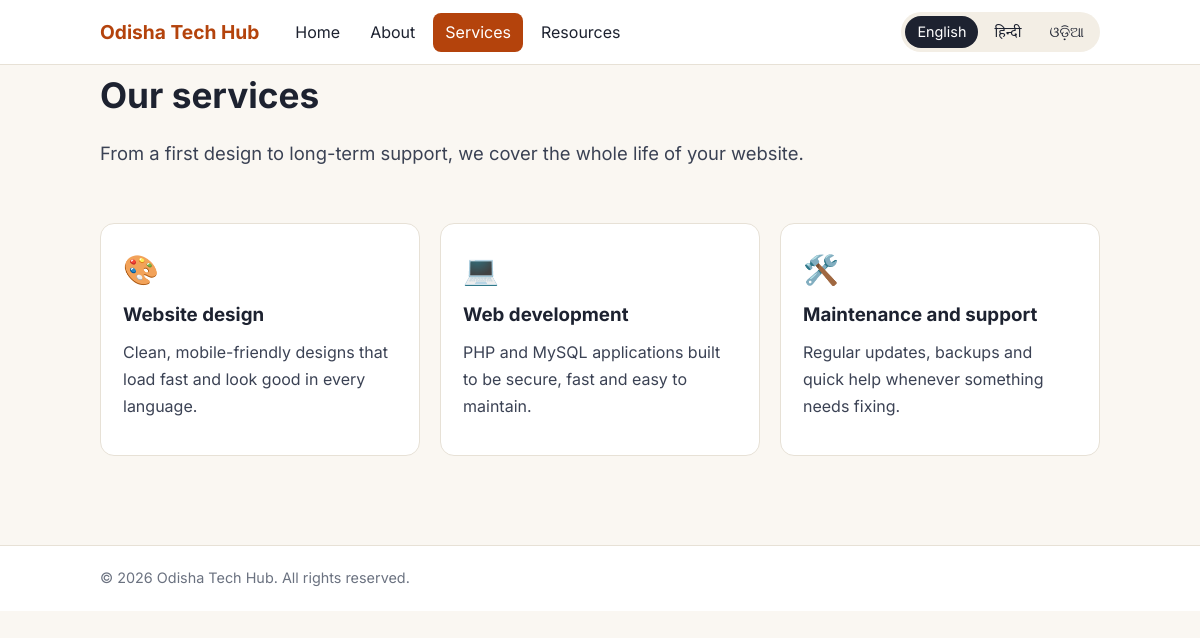
/services.php, run on the app's committed database.
### tables this page shows
CREATE TABLE languages (
  code        VARCHAR(5)   NOT NULL,
  name        VARCHAR(50)  NOT NULL,
  native_name VARCHAR(50)  NOT NULL,
  is_active   TINYINT(1)   NOT NULL DEFAULT 1,
  sort_order  INT          NOT NULL DEFAULT 0,
  PRIMARY KEY (code)
);

CREATE TABLE services (
  id         INT         NOT NULL AUTO_INCREMENT,
  icon       VARCHAR(10) NOT NULL DEFAULT '',
  sort_order INT         NOT NULL DEFAULT 0,
  is_active  TINYINT(1)  NOT NULL DEFAULT 1,
  PRIMARY KEY (id)
);

### includes/i18n.php (called while the page is built, shortened)
<?php
function active_languages(): array
{
    static $langs = null;
    if ($langs === null) {
        $rows  = db()->query(
            "SELECT code, name, native_name FROM languages WHERE is_active = 1 ORDER BY sort_order"
        )->fetchAll();
        $langs = [];
        foreach ($rows as $r) {
            $langs[$r['code']] = $r;
        }
    }
    return $langs;
}
function is_valid_lang(?string $code): bool
{
    return $code !== null && isset(active_languages()[$code]);
}
function detect_browser_lang(): ?string
{
    $header = $_SERVER['HTTP_ACCEPT_LANGUAGE'] ?? '';
    foreach (explode(',', $header) as $part) {
        $code = strtolower(substr(trim(explode(';', $part)[0]), 0, 2));
        if (is_valid_lang($code)) {
            return $code;
        }
    }
    return null;
}
function init_language(): string
{
    $browser = detect_browser_lang();
    if ($browser !== null) {
        return $browser;
    }
    return is_valid_lang(DEFAULT_LANG) ? DEFAULT_LANG : (string) array_key_first(active_languages());
}
function current_lang(): string
{
    return $GLOBALS['CURRENT_LANG'];
}
function lang_url(string $code): string
{
    $path  = parse_url($_SERVER['REQUEST_URI'], PHP_URL_PATH) ?: '/';
    $query = $_GET;
    $query['lang'] = $code;
    return $path . '?' . http_build_query($query);
}
function ui_strings(): array
{
    static $strings = null;
    if ($strings === null) {
        $lang = current_lang();
        $stmt = db()->prepare("SELECT t_key, t_value FROM ui_translations WHERE lang_code = ?");
        $stmt->execute([DEFAULT_LANG]);
        $strings = array_column($stmt->fetchAll(), 't_value', 't_key');
    }
    return $strings;
}
function h(?string $value): string
{
    return htmlspecialchars((string) $value, ENT_QUOTES | ENT_SUBSTITUTE, 'UTF-8');
}
function t(string $key): string
{
    $strings = ui_strings();
    return h($strings[$key] ?? $key);
}
function get_page(string $slug): ?array
{
    $sql = "SELECT p.slug,
                   COALESCE(t.title, f.title)                     AS title,
                   COALESCE(t.meta_description, f.meta_description) AS meta_description,
                   COALESCE(t.body, f.body)                       AS body
            FROM pages p
            LEFT JOIN page_translations t ON t.page_id = p.id AND t.lang_code = :lang
            LEFT JOIN page_translations f ON f.page_id = p.id AND f.lang_code = :fallback
            WHERE p.slug = :slug";
    $stmt = db()->prepare($sql);
    $stmt->execute([':lang' => current_lang(), ':fallback' => DEFAULT_LANG, ':slug' => $slug]);
    return $stmt->fetch() ?: null;
}
function get_services(): array
{
    $sql = "SELECT s.id, s.icon,
                   COALESCE(t.title, f.title)             AS title,
                   COALESCE(t.description, f.description) AS description
            FROM services s
            LEFT JOIN service_translations t ON t.service_id = s.id AND t.lang_code = :lang
            LEFT JOIN service_translations f ON f.service_id = s.id AND f.lang_code = :fallback
            WHERE s.is_active = 1
            ORDER BY s.sort_order";
    $stmt = db()->prepare($sql);
    $stmt->execute([':lang' => current_lang(), ':fallback' => DEFAULT_LANG]);
    return $stmt->fetchAll();
}

### includes/db.php (called while the page is built)
<?php
function db(): PDO
{
    static $pdo = null;
    if ($pdo === null) {
        $dsn = 'mysql:host=' . DB_HOST . ';dbname=' . DB_NAME . ';charset=utf8mb4';
        $pdo = new PDO($dsn, DB_USER, DB_PASS, [
            PDO::ATTR_ERRMODE            => PDO::ERRMODE_EXCEPTION,
            PDO::ATTR_DEFAULT_FETCH_MODE => PDO::FETCH_ASSOC,
            PDO::ATTR_EMULATE_PREPARES   => false,
        ]);
        $pdo->exec("SET NAMES utf8mb4 COLLATE utf8mb4_unicode_ci");
    }
    return $pdo;
}

### includes/bootstrap.php (called while the page is built, shortened)
<?php
require_once __DIR__ . '/db.php';
require_once __DIR__ . '/i18n.php';
$GLOBALS['CURRENT_LANG'] = init_language();

### services.php (the view, shortened to what this page needs)
<?php
require_once __DIR__ . '/includes/bootstrap.php';
$page = get_page('services');
$services = get_services();
require __DIR__ . '/includes/header.php';
?>
<section class="page-head">
  <h1><?= h($page['title'] ?? '') ?></h1>
  <p class="lead"><?= h($page['body'] ?? '') ?></p>
</section>
<section class="grid">
  <?php foreach ($services as $s): ?>
    <article class="card">
      <div class="icon" aria-hidden="true"><?= h($s['icon']) ?></div>
      <h3><?= h($s['title']) ?></h3>
      <p><?= h($s['description']) ?></p>
    </article>
  <?php endforeach; ?>
</section>
<?php require __DIR__ . '/includes/footer.php'; ?>

### includes/header.php (shortened to what this page needs)
<?php
$lang        = current_lang();
$currentFile = basename($_SERVER['SCRIPT_NAME']);
$navItems    = [
    'index.php'     => 'nav_home',
    'about.php'     => 'nav_about',
    'services.php'  => 'nav_services',
    'resources.php' => 'nav_resources',
];
$activeFile = ($currentFile === 'article.php') ? 'resources.php' : $currentFile;
?>
<!DOCTYPE html>
<html lang="<?= h($lang) ?>">
<head>
  <title><?= h($pageTitle ?? '') ?> | <?= h(ui_strings()['site_name'] ?? 'Site') ?></title>
  <link rel="stylesheet" href="assets/style.css">
</head>
<body class="lang-<?= h($lang) ?>">
<header class="site-header">
  <div class="container header-inner">
    <a class="brand" href="index.php"><?= t('site_name') ?></a>
    <nav class="main-nav" aria-label="Main">
      <?php foreach ($navItems as $file => $key): ?>
        <a href="<?= h($file) ?>"<?= $file === $activeFile ? ' class="active" aria-current="page"' : '' ?>><?= t($key) ?></a>
      <?php endforeach; ?>
    </nav>
    <div class="lang-switch" role="group" aria-label="<?= t('language') ?>">
      <?php foreach (active_languages() as $code => $info): ?>
        <a href="<?= h(lang_url($code)) ?>"
           hreflang="<?= h($code) ?>" lang="<?= h($code) ?>"
           class="<?= $code === $lang ? 'current' : '' ?>"
           <?= $code === $lang ? 'aria-current="true"' : '' ?>><?= h($info['native_name']) ?></a>
      <?php endforeach; ?>
    </div>
  </div>
</header>
<main class="container">

### assets/style.css (style rules this page uses)
:root { --bg: #faf7f2; --ink: #1d2230; --muted: #6b7280; --accent: #b4430c; --accent-dark: #8f3409; --card: #ffffff; --line: #e7e1d6; --ok-bg: #e8f5ec; --ok-ink: #1d6b3a; --err-bg: #fdecec; --err-ink: #a12626; }
* { box-sizing: border-box; }
html { scroll-behavior: smooth; }
body { margin: 0; background: var(--bg); color: var(--ink); font-family: 'Inter', 'Noto Sans Devanagari', 'Noto Sans Odia', system-ui, sans-serif; line-height: 1.7; }
.container { max-width: 1040px; margin: 0 auto; padding: 0 20px; }
.site-header { background: var(--card); border-bottom: 1px solid var(--line); position: sticky; top: 0; z-index: 10; }
.header-inner { display: flex; align-items: center; gap: 24px; flex-wrap: wrap; padding-top: 12px; padding-bottom: 12px; }
.brand { font-weight: 700; font-size: 1.2rem; color: var(--accent); text-decoration: none; }
.main-nav { display: flex; gap: 6px; flex-wrap: wrap; flex: 1; }
.main-nav a { color: var(--ink); text-decoration: none; padding: 6px 12px; border-radius: 8px; }
.main-nav a.active { background: var(--accent); color: #fff; }
.lang-switch { display: flex; gap: 4px; background: #f3eee5; padding: 4px; border-radius: 999px; }
.lang-switch a { text-decoration: none; color: var(--ink); padding: 4px 12px; border-radius: 999px; font-size: 0.9rem; }
.lang-switch a.current { background: var(--ink); color: #fff; }
main { padding-top: 32px; padding-bottom: 48px; min-height: 60vh; }
h1 { font-size: 2.2rem; line-height: 1.3; margin: 0 0 12px; }
h3 { margin: 8px 0; }
.lead { font-size: 1.15rem; color: #3b4254; max-width: 720px; }
.page-head { padding: 8px 0 16px; }
.grid { display: grid; grid-template-columns: repeat(auto-fit, minmax(260px, 1fr)); gap: 20px; margin-top: 20px; }
.card { background: var(--card); border: 1px solid var(--line); border-radius: 14px; padding: 22px; }
.card h3 { margin-top: 4px; }
.card p { margin: 0 0 12px; color: #3b4254; }
.icon { font-size: 1.8rem; }

### data on the page
languages: native_name "English"
languages: native_name "हिन्दी"
languages: native_name "ଓଡ଼ିଆ"
services: icon "🎨", title "Website design", description "Clean, mobile-friendly designs that load fast and look good in every language."
services: icon "💻", title "Web development", description "PHP and MySQL applications built to be secure, fast and easy to maintain."
services: icon "🛠️", title "Maintenance and support", description "Regular updates, backups and quick help whenever something needs fixing."

### other printed values
t('site_name') "Odisha Tech Hub"
t($key) "Home"
t($key) "About"
t($key) "Services"
t($key) "Resources"
$page['title'] "Our services"
$page['body'] "From a first design to long-term support, we cover the whole life of your website."
t('footer_rights') "All rights reserved"
